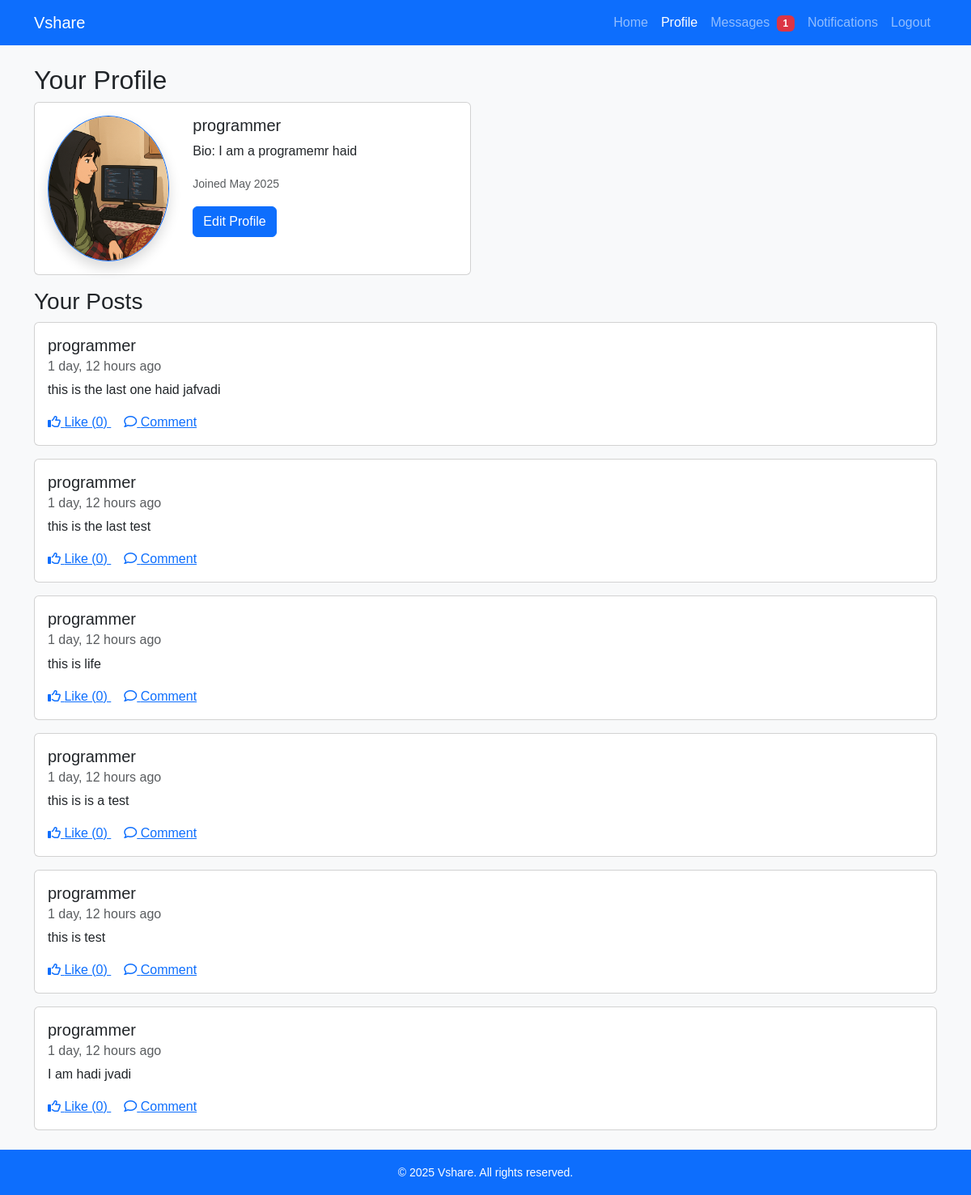
The page /profile/ (signed in) on the database as committed earlier.
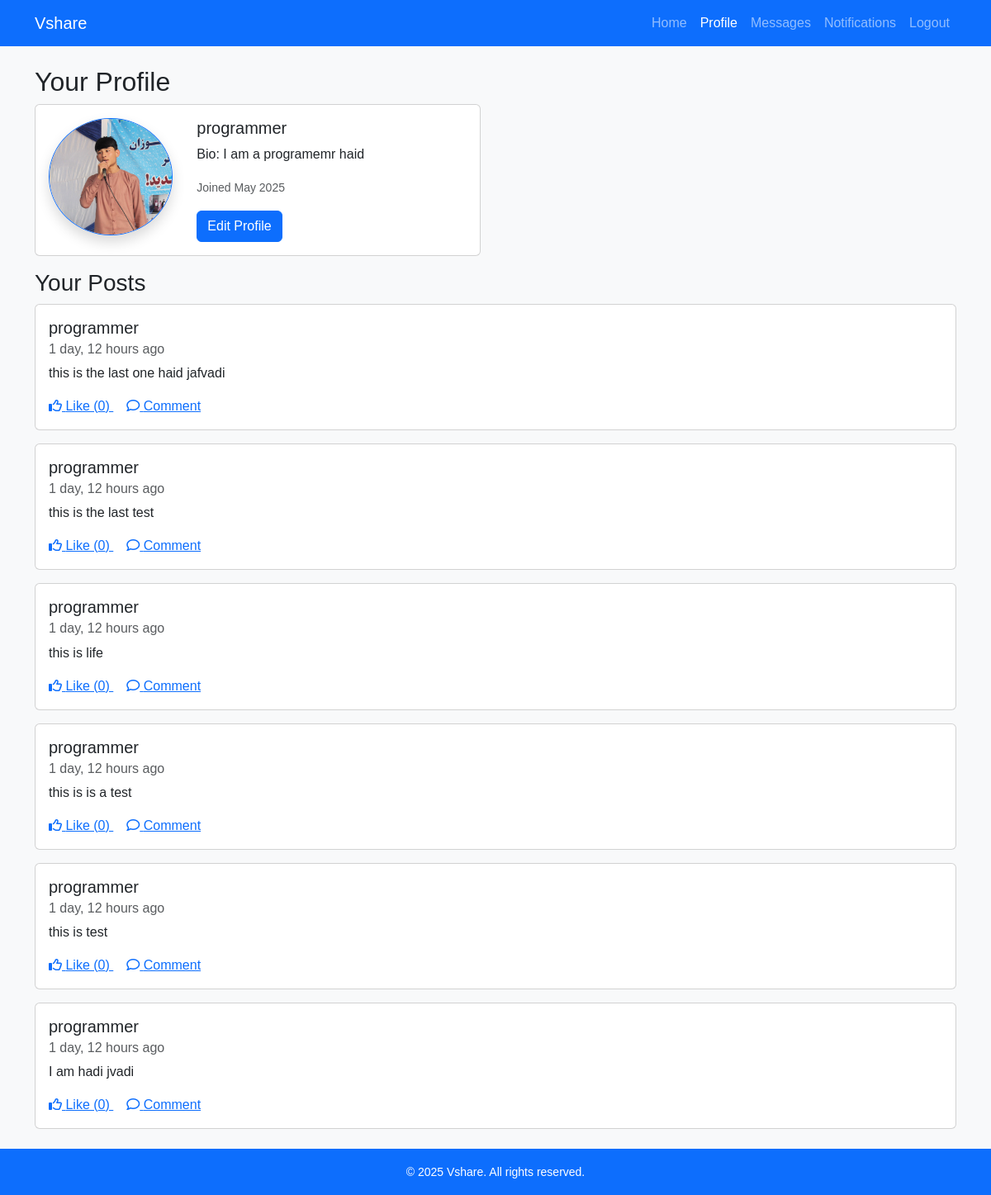
The same page on the database as committed later.
### main/models.py (models this page shows, shortened)
class UserProfile(models.Model):
    user = models.OneToOneField(User, on_delete=models.CASCADE, related_name='profile')
    bio = models.TextField(blank=True)
    joined = models.DateTimeField(auto_now_add=True)
    profile_image = models.ImageField(upload_to='profile_images/', blank=True, null=True)

### main/views_post_like.py (the view)
# urls.py: path('profile/', views_post_like.profile, name='profile'),
@login_required
def profile(request):
    user = request.user
    try:
        profile = user.profile
    except UserProfile.DoesNotExist:
        profile = None
    posts = Post.objects.filter(author=user).order_by('-created_at')
    for post in posts:
        post.user_has_liked = post.likes.filter(id=user.id).exists()
    return render(request, 'profile.html', {'profile': profile, 'posts': posts})

### main/context_processors.py (called while the page is built)
def unread_message_count(request):
    if request.user.is_authenticated:
        count = Message.objects.filter(receiver=request.user, is_read=False).count()
    else:
        count = 0
    return {'unread_message_count': count}

### main/models_post_like_fixed.py (called while the page is built)
    def total_likes(self):
        return self.likes.count()

### templates/profile.html (shortened to what this page needs)
{% extends "base.html" %}
{% block content %}
    <h2>Your Profile</h2>
    <div class="card mb-3" style="max-width: 540px;">
        <div class="row g-0">
            <div class="col-md-4 text-center">
                {% if profile and profile.profile_image %}
                    <img src="{{ profile.profile_image.url }}" alt="User Avatar" class="img-fluid rounded-circle m-3 border border-primary shadow" style="max-width: 150px; height: auto;" />
                {% else %}
                    <img src="https://via.placeholder.com/150" alt="User Avatar" class="img-fluid rounded-circle m-3 border border-primary shadow" style="max-width: 150px; height: auto;" />
                {% endif %}
            </div>
            <div class="col-md-8">
                <div class="card-body">
                    <h5 class="card-title">{{ user.username }}</h5>
                    <p class="card-text">Bio: {{ profile.bio|default:"No bio available." }}</p>
                    <p class="card-text"><small class="text-muted">Joined {{ profile.joined|date:"F Y" }}</small></p>
                    <a href="{% url 'profile_edit' %}" class="btn btn-primary">Edit Profile</a>
                </div>
            </div>
        </div>
    </div>
    <h3>Your Posts</h3>
    <div>
        {% for post in posts %}
        <div class="post card mb-3" data-post-id="{{ post.id }}">
            <div class="card-body">
                <h5 class="card-title">{{ post.author.username }}</h5>
                <h6 class="card-subtitle mb-2 text-muted">{{ post.created_at|timesince }} ago</h6>
                <p class="card-text">{{ post.content }}</p>
<a href="#" class="card-link like-button" data-liked="{{ post.user_has_liked }}">
                    <i class="fa-regular fa-thumbs-up"></i> Like (<span class="like-count">{{ post.total_likes }}</span>)
</a>
                <a href="#" class="card-link"><i class="fa-regular fa-comment"></i> Comment</a>
            </div>
        </div>
        {% empty %}
        <p>You have not posted anything yet.</p>
        {% endfor %}
    </div>
{% endblock %}

Rows that differ between the two databases and show on the page:
changed UserProfile "I am a programemr haid": profile_image: a different picture
Other text that changed with them:
{{ unread_message_count }}: "1" → (not shown)
